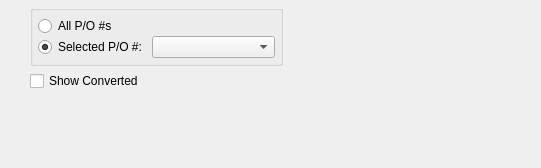
<?xml version="1.0" encoding="UTF-8"?>
<ui version="4.0">
 <comment>This file is part of the xTuple ERP: PostBooks Edition, a free and
open source Enterprise Resource Planning software suite,
Copyright (c) 1999-2019 by OpenMFG LLC, d/b/a xTuple.
It is licensed to you under the Common Public Attribution License
version 1.0, the full text of which (including xTuple-specific Exhibits)
is available at www.xtuple.com/CPAL.  By using this software, you agree
to be bound by its terms.</comment>
 <class>dspQuotesByCustomer</class>
 <widget class="QWidget" name="dspQuotesByCustomer">
  <property name="geometry">
   <rect>
    <x>0</x>
    <y>0</y>
    <width>541</width>
    <height>168</height>
   </rect>
  </property>
  <property name="windowTitle">
   <string>Quote Lookup by Customer</string>
  </property>
  <layout class="QHBoxLayout" name="horizontalLayout">
   <item>
    <layout class="QVBoxLayout">
     <property name="spacing">
      <number>0</number>
     </property>
     <item>
      <widget class="CustCluster" name="_cust"/>
     </item>
     <item>
      <spacer>
       <property name="orientation">
        <enum>Qt::Vertical</enum>
       </property>
       <property name="sizeType">
        <enum>QSizePolicy::Expanding</enum>
       </property>
       <property name="sizeHint" stdset="0">
        <size>
         <width>20</width>
         <height>0</height>
        </size>
       </property>
      </spacer>
     </item>
    </layout>
   </item>
   <item>
    <layout class="QVBoxLayout">
     <property name="spacing">
      <number>5</number>
     </property>
     <item>
      <widget class="QGroupBox" name="ButtonGroup5">
       <property name="sizePolicy">
        <sizepolicy hsizetype="Preferred" vsizetype="Preferred">
         <horstretch>0</horstretch>
         <verstretch>0</verstretch>
        </sizepolicy>
       </property>
       <property name="title">
        <string/>
       </property>
       <layout class="QVBoxLayout">
        <property name="spacing">
         <number>0</number>
        </property>
        <property name="margin">
         <number>5</number>
        </property>
        <item>
         <widget class="QRadioButton" name="_allPOs">
          <property name="text">
           <string>All P/O #s</string>
          </property>
          <property name="checked">
           <bool>false</bool>
          </property>
         </widget>
        </item>
        <item>
         <layout class="QHBoxLayout">
          <property name="spacing">
           <number>5</number>
          </property>
          <item>
           <widget class="QRadioButton" name="_selectedPO">
            <property name="text">
             <string>Selected P/O #:</string>
            </property>
            <property name="checked">
             <bool>true</bool>
            </property>
           </widget>
          </item>
          <item>
           <widget class="XComboBox" name="_poNumber">
            <property name="sizePolicy">
             <sizepolicy hsizetype="Expanding" vsizetype="Fixed">
              <horstretch>0</horstretch>
              <verstretch>0</verstretch>
             </sizepolicy>
            </property>
           </widget>
          </item>
         </layout>
        </item>
       </layout>
      </widget>
     </item>
     <item>
      <widget class="XCheckBox" name="_showConverted">
       <property name="text">
        <string>Show Converted</string>
       </property>
      </widget>
     </item>
     <item>
      <layout class="QHBoxLayout">
       <property name="spacing">
        <number>0</number>
       </property>
       <item>
        <widget class="DateCluster" name="_dates"/>
       </item>
       <item>
        <spacer>
         <property name="orientation">
          <enum>Qt::Horizontal</enum>
         </property>
         <property name="sizeType">
          <enum>QSizePolicy::MinimumExpanding</enum>
         </property>
         <property name="sizeHint" stdset="0">
          <size>
           <width>0</width>
           <height>20</height>
          </size>
         </property>
        </spacer>
       </item>
      </layout>
     </item>
     <item>
      <spacer name="verticalSpacer">
       <property name="orientation">
        <enum>Qt::Vertical</enum>
       </property>
       <property name="sizeHint" stdset="0">
        <size>
         <width>20</width>
         <height>0</height>
        </size>
       </property>
      </spacer>
     </item>
    </layout>
   </item>
   <item>
    <spacer name="horizontalSpacer">
     <property name="orientation">
      <enum>Qt::Horizontal</enum>
     </property>
     <property name="sizeHint" stdset="0">
      <size>
       <width>0</width>
       <height>20</height>
      </size>
     </property>
    </spacer>
   </item>
  </layout>
 </widget>
 <layoutdefault spacing="5" margin="5"/>
 <customwidgets>
  <customwidget>
   <class>CustCluster</class>
   <extends>QWidget</extends>
   <header>custcluster.h</header>
  </customwidget>
  <customwidget>
   <class>DateCluster</class>
   <extends>QWidget</extends>
   <header>datecluster.h</header>
   <container>1</container>
  </customwidget>
  <customwidget>
   <class>XCheckBox</class>
   <extends>QCheckBox</extends>
   <header>xcheckbox.h</header>
  </customwidget>
  <customwidget>
   <class>XComboBox</class>
   <extends>QComboBox</extends>
   <header>xcombobox.h</header>
  </customwidget>
 </customwidgets>
 <tabstops>
  <tabstop>_cust</tabstop>
  <tabstop>_allPOs</tabstop>
  <tabstop>_selectedPO</tabstop>
  <tabstop>_poNumber</tabstop>
  <tabstop>_dates</tabstop>
 </tabstops>
 <resources/>
 <connections>
  <connection>
   <sender>_selectedPO</sender>
   <signal>toggled(bool)</signal>
   <receiver>_poNumber</receiver>
   <slot>setEnabled(bool)</slot>
   <hints>
    <hint type="sourcelabel">
     <x>20</x>
     <y>20</y>
    </hint>
    <hint type="destinationlabel">
     <x>20</x>
     <y>20</y>
    </hint>
   </hints>
  </connection>
 </connections>
</ui>
